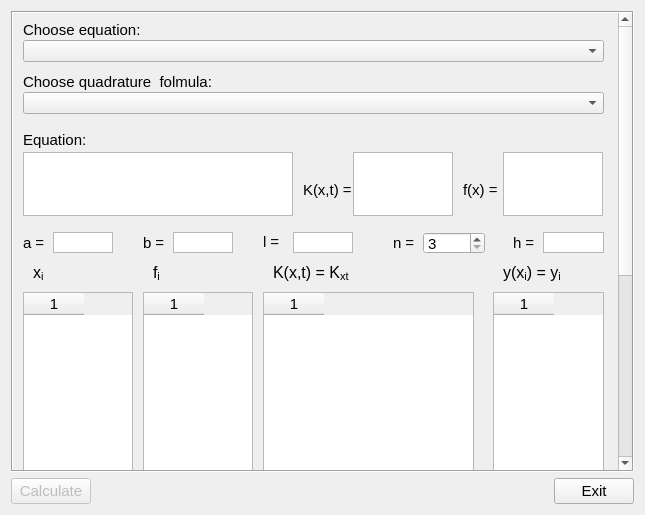
<?xml version="1.0" encoding="UTF-8"?>
<ui version="4.0">
 <class>MainWindow</class>
 <widget class="QWidget" name="MainWindow">
  <property name="geometry">
   <rect>
    <x>0</x>
    <y>0</y>
    <width>645</width>
    <height>515</height>
   </rect>
  </property>
  <property name="minimumSize">
   <size>
    <width>645</width>
    <height>0</height>
   </size>
  </property>
  <property name="maximumSize">
   <size>
    <width>645</width>
    <height>16777215</height>
   </size>
  </property>
  <property name="font">
   <font>
    <family>Arial</family>
    <pointsize>11</pointsize>
   </font>
  </property>
  <property name="windowTitle">
   <string>Integral equations</string>
  </property>
  <layout class="QVBoxLayout" name="verticalLayout">
   <item>
    <widget class="QScrollArea" name="scrollArea">
     <property name="frameShape">
      <enum>QFrame::Box</enum>
     </property>
     <property name="verticalScrollBarPolicy">
      <enum>Qt::ScrollBarAlwaysOn</enum>
     </property>
     <property name="widgetResizable">
      <bool>false</bool>
     </property>
     <property name="alignment">
      <set>Qt::AlignLeading|Qt::AlignLeft|Qt::AlignTop</set>
     </property>
     <widget class="QWidget" name="scrollAreaWidgetContents">
      <property name="geometry">
       <rect>
        <x>0</x>
        <y>0</y>
        <width>603</width>
        <height>789</height>
       </rect>
      </property>
      <widget class="QWidget" name="widget" native="true">
       <property name="geometry">
        <rect>
         <x>0</x>
         <y>-1</y>
         <width>601</width>
         <height>790</height>
        </rect>
       </property>
       <property name="minimumSize">
        <size>
         <width>0</width>
         <height>790</height>
        </size>
       </property>
       <widget class="QLabel" name="label">
        <property name="geometry">
         <rect>
          <x>10</x>
          <y>10</y>
          <width>581</width>
          <height>16</height>
         </rect>
        </property>
        <property name="text">
         <string>Choose equation:</string>
        </property>
       </widget>
       <widget class="QComboBox" name="comboBox_Eq">
        <property name="geometry">
         <rect>
          <x>10</x>
          <y>28</y>
          <width>581</width>
          <height>22</height>
         </rect>
        </property>
       </widget>
       <widget class="QGraphicsView" name="graphicsView_Eq">
        <property name="geometry">
         <rect>
          <x>10</x>
          <y>140</y>
          <width>270</width>
          <height>64</height>
         </rect>
        </property>
       </widget>
       <widget class="QGraphicsView" name="graphicsView_K">
        <property name="geometry">
         <rect>
          <x>340</x>
          <y>140</y>
          <width>100</width>
          <height>64</height>
         </rect>
        </property>
       </widget>
       <widget class="QLabel" name="label_9">
        <property name="geometry">
         <rect>
          <x>450</x>
          <y>170</y>
          <width>40</width>
          <height>16</height>
         </rect>
        </property>
        <property name="text">
         <string>f(x) =</string>
        </property>
       </widget>
       <widget class="QGraphicsView" name="graphicsView_f">
        <property name="geometry">
         <rect>
          <x>490</x>
          <y>140</y>
          <width>100</width>
          <height>64</height>
         </rect>
        </property>
       </widget>
       <widget class="QLabel" name="label_8">
        <property name="geometry">
         <rect>
          <x>290</x>
          <y>170</y>
          <width>50</width>
          <height>16</height>
         </rect>
        </property>
        <property name="text">
         <string>K(x,t) =</string>
        </property>
       </widget>
       <widget class="QLabel" name="label_6">
        <property name="geometry">
         <rect>
          <x>10</x>
          <y>120</y>
          <width>271</width>
          <height>16</height>
         </rect>
        </property>
        <property name="text">
         <string>Equation:</string>
        </property>
       </widget>
       <widget class="QLabel" name="label_2">
        <property name="geometry">
         <rect>
          <x>10</x>
          <y>220</y>
          <width>31</width>
          <height>21</height>
         </rect>
        </property>
        <property name="text">
         <string notr="true">a =</string>
        </property>
       </widget>
       <widget class="QTextBrowser" name="textBrowser_l">
        <property name="geometry">
         <rect>
          <x>280</x>
          <y>220</y>
          <width>60</width>
          <height>21</height>
         </rect>
        </property>
        <property name="verticalScrollBarPolicy">
         <enum>Qt::ScrollBarAlwaysOff</enum>
        </property>
        <property name="horizontalScrollBarPolicy">
         <enum>Qt::ScrollBarAlwaysOff</enum>
        </property>
       </widget>
       <widget class="QLabel" name="label_3">
        <property name="geometry">
         <rect>
          <x>130</x>
          <y>220</y>
          <width>31</width>
          <height>21</height>
         </rect>
        </property>
        <property name="text">
         <string notr="true">b =</string>
        </property>
       </widget>
       <widget class="QTextBrowser" name="textBrowser_h">
        <property name="geometry">
         <rect>
          <x>530</x>
          <y>220</y>
          <width>61</width>
          <height>21</height>
         </rect>
        </property>
        <property name="verticalScrollBarPolicy">
         <enum>Qt::ScrollBarAlwaysOff</enum>
        </property>
        <property name="horizontalScrollBarPolicy">
         <enum>Qt::ScrollBarAlwaysOff</enum>
        </property>
       </widget>
       <widget class="QLabel" name="label_16">
        <property name="geometry">
         <rect>
          <x>250</x>
          <y>220</y>
          <width>31</width>
          <height>21</height>
         </rect>
        </property>
        <property name="text">
         <string>&lt;!DOCTYPE HTML PUBLIC &quot;-//W3C//DTD HTML 4.0//EN&quot; &quot;http://www.w3.org/TR/REC-html40/strict.dtd&quot;&gt;
&lt;html&gt;&lt;head&gt;&lt;meta name=&quot;qrichtext&quot; content=&quot;1&quot; /&gt;&lt;style type=&quot;text/css&quot;&gt;
p, li { white-space: pre-wrap; }
&lt;/style&gt;&lt;/head&gt;&lt;body style=&quot; font-family:'Arial'; font-size:11pt; font-weight:400; font-style:normal;&quot;&gt;
&lt;p style=&quot; margin-top:0px; margin-bottom:0px; margin-left:0px; margin-right:0px; -qt-block-indent:0; text-indent:0px;&quot;&gt;&lt;span style=&quot; font-family:'Symbol';&quot;&gt;l = &lt;/span&gt;&lt;/p&gt;&lt;/body&gt;&lt;/html&gt;</string>
        </property>
       </widget>
       <widget class="QLabel" name="label_4">
        <property name="geometry">
         <rect>
          <x>380</x>
          <y>220</y>
          <width>31</width>
          <height>21</height>
         </rect>
        </property>
        <property name="text">
         <string notr="true">n =</string>
        </property>
       </widget>
       <widget class="QSpinBox" name="doubleSpin_n">
        <property name="geometry">
         <rect>
          <x>410</x>
          <y>220</y>
          <width>62</width>
          <height>22</height>
         </rect>
        </property>
        <property name="minimum">
         <number>3</number>
        </property>
        <property name="maximum">
         <number>10</number>
        </property>
       </widget>
       <widget class="QTextBrowser" name="textBrowser_a">
        <property name="geometry">
         <rect>
          <x>40</x>
          <y>220</y>
          <width>60</width>
          <height>21</height>
         </rect>
        </property>
        <property name="verticalScrollBarPolicy">
         <enum>Qt::ScrollBarAlwaysOff</enum>
        </property>
        <property name="horizontalScrollBarPolicy">
         <enum>Qt::ScrollBarAlwaysOff</enum>
        </property>
       </widget>
       <widget class="QLabel" name="label_5">
        <property name="geometry">
         <rect>
          <x>500</x>
          <y>220</y>
          <width>31</width>
          <height>21</height>
         </rect>
        </property>
        <property name="text">
         <string>h = </string>
        </property>
       </widget>
       <widget class="QTextBrowser" name="textBrowser_b">
        <property name="geometry">
         <rect>
          <x>160</x>
          <y>220</y>
          <width>60</width>
          <height>21</height>
         </rect>
        </property>
        <property name="verticalScrollBarPolicy">
         <enum>Qt::ScrollBarAlwaysOff</enum>
        </property>
        <property name="horizontalScrollBarPolicy">
         <enum>Qt::ScrollBarAlwaysOff</enum>
        </property>
       </widget>
       <widget class="QComboBox" name="comboBox_Form">
        <property name="geometry">
         <rect>
          <x>10</x>
          <y>80</y>
          <width>581</width>
          <height>22</height>
         </rect>
        </property>
       </widget>
       <widget class="QLabel" name="label_17">
        <property name="geometry">
         <rect>
          <x>10</x>
          <y>62</y>
          <width>581</width>
          <height>16</height>
         </rect>
        </property>
        <property name="text">
         <string>Choose quadrature  folmula:</string>
        </property>
       </widget>
       <widget class="QTableWidget" name="tableWidget_y">
        <property name="geometry">
         <rect>
          <x>480</x>
          <y>280</y>
          <width>111</width>
          <height>180</height>
         </rect>
        </property>
        <property name="horizontalScrollBarPolicy">
         <enum>Qt::ScrollBarAlwaysOff</enum>
        </property>
        <property name="editTriggers">
         <set>QAbstractItemView::NoEditTriggers</set>
        </property>
        <property name="rowCount">
         <number>0</number>
        </property>
        <property name="columnCount">
         <number>1</number>
        </property>
        <attribute name="horizontalHeaderDefaultSectionSize">
         <number>60</number>
        </attribute>
        <attribute name="verticalHeaderVisible">
         <bool>true</bool>
        </attribute>
        <attribute name="verticalHeaderVisible">
         <bool>true</bool>
        </attribute>
        <attribute name="horizontalHeaderDefaultSectionSize">
         <number>60</number>
        </attribute>
        <column/>
       </widget>
       <widget class="QLabel" name="label_10">
        <property name="geometry">
         <rect>
          <x>20</x>
          <y>250</y>
          <width>31</width>
          <height>21</height>
         </rect>
        </property>
        <property name="text">
         <string notr="true">&lt;!DOCTYPE HTML PUBLIC &quot;-//W3C//DTD HTML 4.0//EN&quot; &quot;http://www.w3.org/TR/REC-html40/strict.dtd&quot;&gt;
&lt;html&gt;&lt;head&gt;&lt;meta name=&quot;qrichtext&quot; content=&quot;1&quot; /&gt;&lt;style type=&quot;text/css&quot;&gt;
p, li { white-space: pre-wrap; }
&lt;/style&gt;&lt;/head&gt;&lt;body style=&quot; font-family:'Arial'; font-size:11pt; font-weight:400; font-style:normal;&quot;&gt;
&lt;p style=&quot; margin-top:0px; margin-bottom:0px; margin-left:0px; margin-right:0px; -qt-block-indent:0; text-indent:0px;&quot;&gt;&lt;span style=&quot; font-size:12pt;&quot;&gt;x&lt;/span&gt;&lt;span style=&quot; font-size:12pt; vertical-align:sub;&quot;&gt;i&lt;/span&gt;&lt;/p&gt;&lt;/body&gt;&lt;/html&gt;</string>
        </property>
       </widget>
       <widget class="QLabel" name="label_11">
        <property name="geometry">
         <rect>
          <x>140</x>
          <y>250</y>
          <width>31</width>
          <height>21</height>
         </rect>
        </property>
        <property name="text">
         <string notr="true">&lt;!DOCTYPE HTML PUBLIC &quot;-//W3C//DTD HTML 4.0//EN&quot; &quot;http://www.w3.org/TR/REC-html40/strict.dtd&quot;&gt;
&lt;html&gt;&lt;head&gt;&lt;meta name=&quot;qrichtext&quot; content=&quot;1&quot; /&gt;&lt;style type=&quot;text/css&quot;&gt;
p, li { white-space: pre-wrap; }
&lt;/style&gt;&lt;/head&gt;&lt;body style=&quot; font-family:'Arial'; font-size:11pt; font-weight:400; font-style:normal;&quot;&gt;
&lt;p style=&quot; margin-top:0px; margin-bottom:0px; margin-left:0px; margin-right:0px; -qt-block-indent:0; text-indent:0px;&quot;&gt;&lt;span style=&quot; font-size:12pt;&quot;&gt;f&lt;/span&gt;&lt;span style=&quot; font-size:12pt; vertical-align:sub;&quot;&gt;i&lt;/span&gt;&lt;/p&gt;&lt;/body&gt;&lt;/html&gt;</string>
        </property>
       </widget>
       <widget class="QLabel" name="label_13">
        <property name="geometry">
         <rect>
          <x>490</x>
          <y>250</y>
          <width>61</width>
          <height>21</height>
         </rect>
        </property>
        <property name="text">
         <string notr="true">&lt;!DOCTYPE HTML PUBLIC &quot;-//W3C//DTD HTML 4.0//EN&quot; &quot;http://www.w3.org/TR/REC-html40/strict.dtd&quot;&gt;
&lt;html&gt;&lt;head&gt;&lt;meta name=&quot;qrichtext&quot; content=&quot;1&quot; /&gt;&lt;style type=&quot;text/css&quot;&gt;
p, li { white-space: pre-wrap; }
&lt;/style&gt;&lt;/head&gt;&lt;body style=&quot; font-family:'Arial'; font-size:11pt; font-weight:400; font-style:normal;&quot;&gt;
&lt;p style=&quot; margin-top:0px; margin-bottom:0px; margin-left:0px; margin-right:0px; -qt-block-indent:0; text-indent:0px;&quot;&gt;&lt;span style=&quot; font-size:12pt;&quot;&gt;y(x&lt;/span&gt;&lt;span style=&quot; font-size:12pt; vertical-align:sub;&quot;&gt;i&lt;/span&gt;&lt;span style=&quot; font-size:12pt;&quot;&gt;) = y&lt;/span&gt;&lt;span style=&quot; font-size:12pt; vertical-align:sub;&quot;&gt;i&lt;/span&gt;&lt;/p&gt;&lt;/body&gt;&lt;/html&gt;</string>
        </property>
       </widget>
       <widget class="QTableWidget" name="tableWidget_K">
        <property name="geometry">
         <rect>
          <x>250</x>
          <y>280</y>
          <width>211</width>
          <height>180</height>
         </rect>
        </property>
        <property name="editTriggers">
         <set>QAbstractItemView::NoEditTriggers</set>
        </property>
        <property name="rowCount">
         <number>0</number>
        </property>
        <property name="columnCount">
         <number>1</number>
        </property>
        <attribute name="horizontalHeaderDefaultSectionSize">
         <number>60</number>
        </attribute>
        <attribute name="horizontalHeaderDefaultSectionSize">
         <number>60</number>
        </attribute>
        <column/>
       </widget>
       <widget class="QTableWidget" name="tableWidget_f">
        <property name="geometry">
         <rect>
          <x>130</x>
          <y>280</y>
          <width>110</width>
          <height>180</height>
         </rect>
        </property>
        <property name="editTriggers">
         <set>QAbstractItemView::NoEditTriggers</set>
        </property>
        <property name="rowCount">
         <number>0</number>
        </property>
        <property name="columnCount">
         <number>1</number>
        </property>
        <attribute name="horizontalHeaderDefaultSectionSize">
         <number>60</number>
        </attribute>
        <attribute name="horizontalHeaderMinimumSectionSize">
         <number>30</number>
        </attribute>
        <attribute name="verticalHeaderVisible">
         <bool>true</bool>
        </attribute>
        <attribute name="verticalHeaderVisible">
         <bool>true</bool>
        </attribute>
        <attribute name="horizontalHeaderMinimumSectionSize">
         <number>30</number>
        </attribute>
        <attribute name="horizontalHeaderDefaultSectionSize">
         <number>60</number>
        </attribute>
        <column/>
       </widget>
       <widget class="QTableWidget" name="tableWidget_x">
        <property name="geometry">
         <rect>
          <x>10</x>
          <y>280</y>
          <width>110</width>
          <height>180</height>
         </rect>
        </property>
        <property name="horizontalScrollBarPolicy">
         <enum>Qt::ScrollBarAlwaysOff</enum>
        </property>
        <property name="editTriggers">
         <set>QAbstractItemView::NoEditTriggers</set>
        </property>
        <property name="gridStyle">
         <enum>Qt::SolidLine</enum>
        </property>
        <property name="wordWrap">
         <bool>false</bool>
        </property>
        <property name="rowCount">
         <number>0</number>
        </property>
        <property name="columnCount">
         <number>1</number>
        </property>
        <attribute name="horizontalHeaderDefaultSectionSize">
         <number>60</number>
        </attribute>
        <attribute name="horizontalHeaderMinimumSectionSize">
         <number>30</number>
        </attribute>
        <attribute name="verticalHeaderVisible">
         <bool>true</bool>
        </attribute>
        <attribute name="verticalHeaderHighlightSections">
         <bool>true</bool>
        </attribute>
        <attribute name="verticalHeaderVisible">
         <bool>true</bool>
        </attribute>
        <attribute name="horizontalHeaderMinimumSectionSize">
         <number>30</number>
        </attribute>
        <attribute name="verticalHeaderHighlightSections">
         <bool>true</bool>
        </attribute>
        <attribute name="horizontalHeaderDefaultSectionSize">
         <number>60</number>
        </attribute>
        <column/>
       </widget>
       <widget class="QLabel" name="label_12">
        <property name="geometry">
         <rect>
          <x>260</x>
          <y>250</y>
          <width>81</width>
          <height>21</height>
         </rect>
        </property>
        <property name="text">
         <string notr="true">&lt;!DOCTYPE HTML PUBLIC &quot;-//W3C//DTD HTML 4.0//EN&quot; &quot;http://www.w3.org/TR/REC-html40/strict.dtd&quot;&gt;
&lt;html&gt;&lt;head&gt;&lt;meta name=&quot;qrichtext&quot; content=&quot;1&quot; /&gt;&lt;style type=&quot;text/css&quot;&gt;
p, li { white-space: pre-wrap; }
&lt;/style&gt;&lt;/head&gt;&lt;body style=&quot; font-family:'Arial'; font-size:11pt; font-weight:400; font-style:normal;&quot;&gt;
&lt;p style=&quot; margin-top:0px; margin-bottom:0px; margin-left:0px; margin-right:0px; -qt-block-indent:0; text-indent:0px;&quot;&gt;&lt;span style=&quot; font-size:12pt;&quot;&gt;K(x,t) = K&lt;/span&gt;&lt;span style=&quot; font-size:12pt; vertical-align:sub;&quot;&gt;xt&lt;/span&gt;&lt;/p&gt;&lt;/body&gt;&lt;/html&gt;</string>
        </property>
       </widget>
       <widget class="QGraphicsView" name="graphicsView_y">
        <property name="geometry">
         <rect>
          <x>10</x>
          <y>490</y>
          <width>580</width>
          <height>50</height>
         </rect>
        </property>
       </widget>
       <widget class="QLabel" name="label_14">
        <property name="geometry">
         <rect>
          <x>10</x>
          <y>469</y>
          <width>581</width>
          <height>20</height>
         </rect>
        </property>
        <property name="text">
         <string>Caltulated solution:</string>
        </property>
       </widget>
       <widget class="QGraphicsView" name="graphicsView_CS">
        <property name="geometry">
         <rect>
          <x>10</x>
          <y>550</y>
          <width>581</width>
          <height>230</height>
         </rect>
        </property>
       </widget>
      </widget>
     </widget>
    </widget>
   </item>
   <item>
    <layout class="QHBoxLayout" name="horizontalLayout">
     <item>
      <widget class="QPushButton" name="pushButton_calc">
       <property name="enabled">
        <bool>false</bool>
       </property>
       <property name="text">
        <string>Calculate</string>
       </property>
      </widget>
     </item>
     <item>
      <spacer name="horizontalSpacer">
       <property name="orientation">
        <enum>Qt::Horizontal</enum>
       </property>
       <property name="sizeHint" stdset="0">
        <size>
         <width>40</width>
         <height>20</height>
        </size>
       </property>
      </spacer>
     </item>
     <item>
      <widget class="QPushButton" name="pushButton_exit">
       <property name="text">
        <string>Exit</string>
       </property>
      </widget>
     </item>
    </layout>
   </item>
  </layout>
  <zorder>verticalLayoutWidget</zorder>
  <zorder>verticalLayoutWidget</zorder>
  <zorder>verticalSpacer</zorder>
  <zorder>horizontalLayoutWidget</zorder>
 </widget>
 <resources>
  <include location="../resources.qrc"/>
 </resources>
 <connections>
  <connection>
   <sender>pushButton_exit</sender>
   <signal>clicked()</signal>
   <receiver>MainWindow</receiver>
   <slot>close()</slot>
   <hints>
    <hint type="sourcelabel">
     <x>510</x>
     <y>504</y>
    </hint>
    <hint type="destinationlabel">
     <x>374</x>
     <y>513</y>
    </hint>
   </hints>
  </connection>
 </connections>
</ui>
